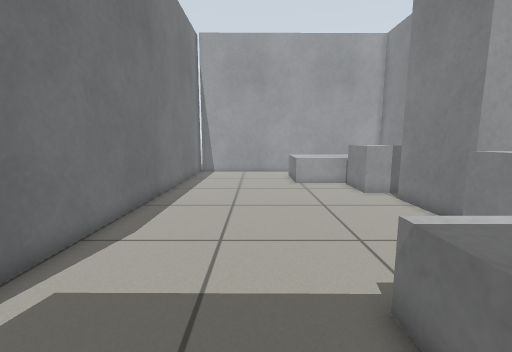
view 1 (above)

17 first-person views from a walk through a Gazebo world. The camera is 0.71 m above the floor, tilts 8° down and sees 90° across. The floor is counted in squares, 0.25 m on a side. Each view is taken from the middle of a square. On the plan, view 1 faces up. The plan holds only what a view shows up to about 19 squares ahead; the rest is blank. Robots are left out.

view 2
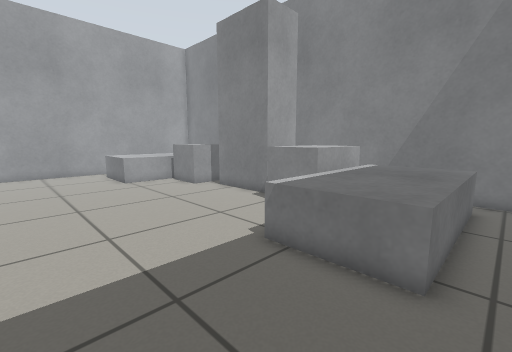

view 3
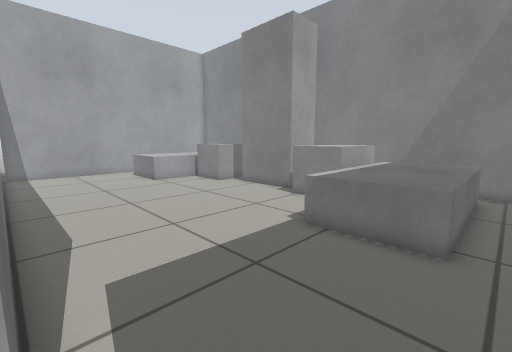

view 4
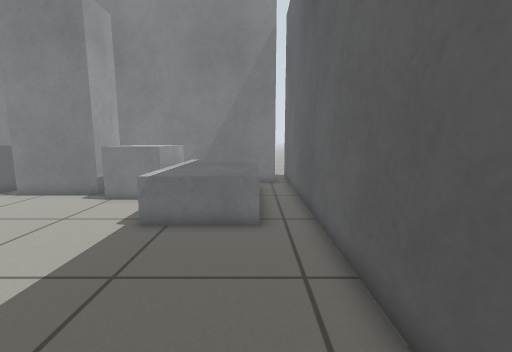

view 5
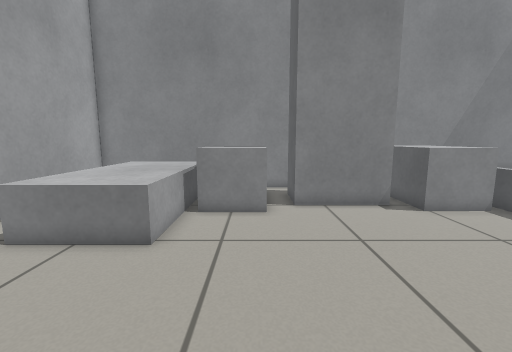

view 6
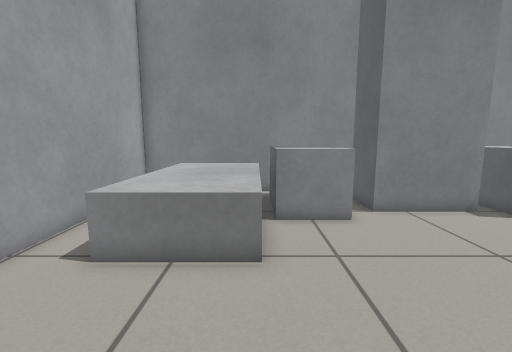

view 7
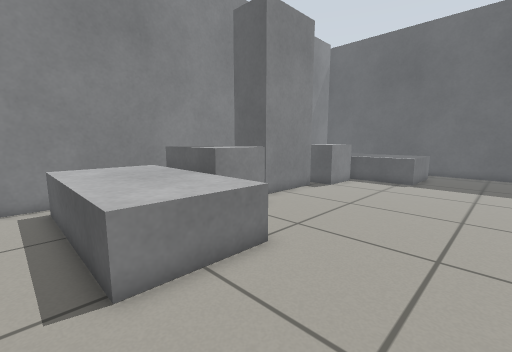

view 8
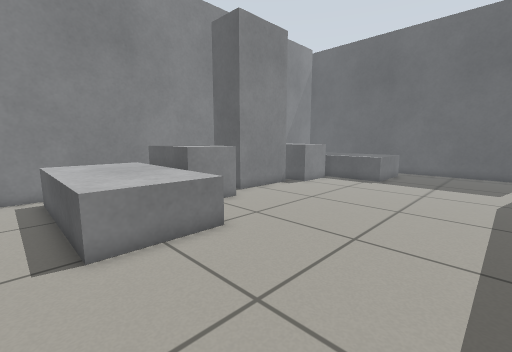

view 9
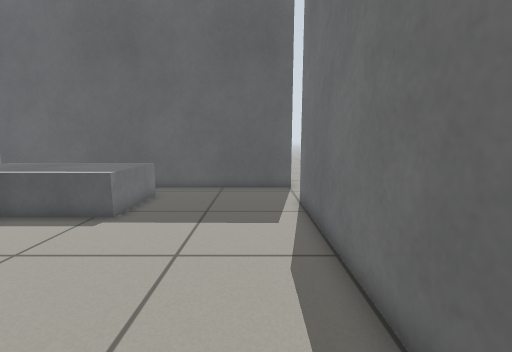

view 10
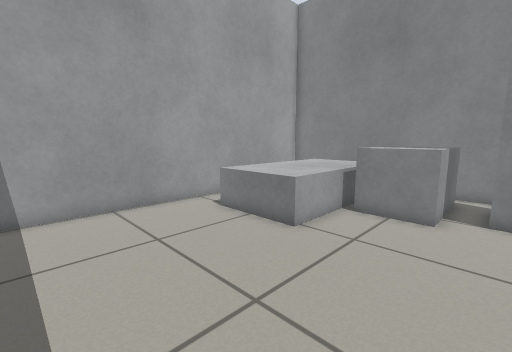

view 11
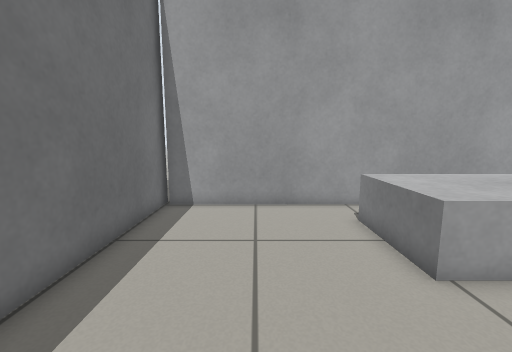

view 12
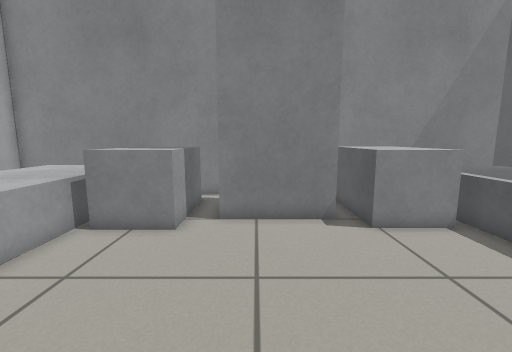

view 13
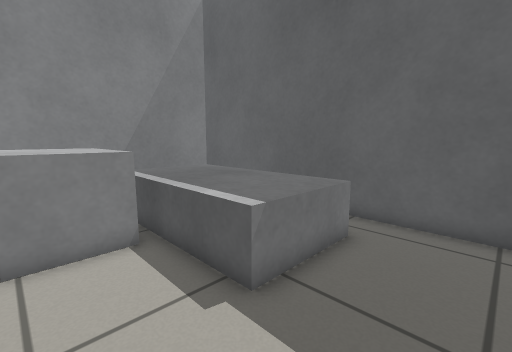

view 14
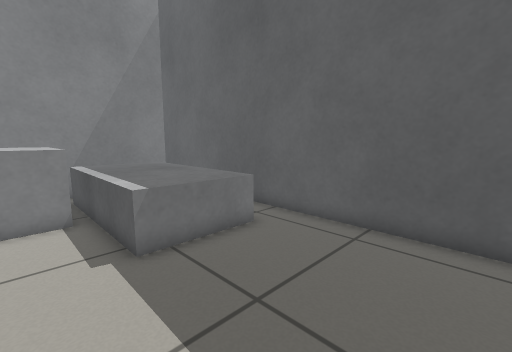

view 15
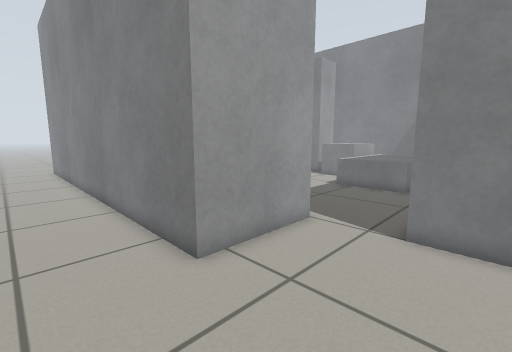

view 16
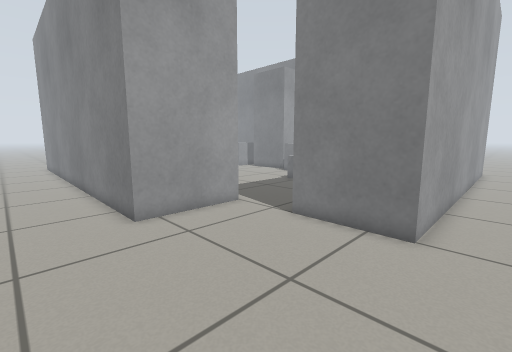

view 17
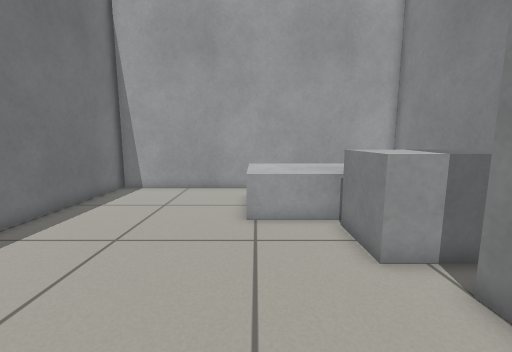

### Floor plan
Key: @ floor where view 1 was taken; # wall or solid block; . floor; B grey box.
Columns run from 13 left of view 1 to 13 right of it. Each row starts with its distance up from view 1.
 24         #
 23         #################
 22         #...............#
 21 ..      #.......BBBBBBBB#
 20 ...#    #.......BBBBBBBB#
 19 ...#    #.......BBBBBBBB#
 18 ...#    #.......BBBBBBBB#
 17 ...#    #.......BBBBBBBB#
 16 ...#    #..........BBBBB#
 15 ...#    #..........BBBBB#
 14 ...#    #..........BBBBB#
 13 ...#    #...............#
 12 ...#    #...........BBB.#
 11 ...#    #...........B   #
 10 ...#    #...........B   #
  9 ...#    #...........B   #
  8 ...#    #...........BBB #
  7 ...#    #..........BBBBB#
  6 ...#    #..........BBBBB#
  5 ...#    #..........BBBBB#
  4 ...#    #......BBBBBBBBB#
  3 ...#    #......BBBBBBBB #
  2 ...#    #......BBBBBBBB #
  1 ...######......BBBBBBBBB#
  0 .............@.BBBBBBBBB#
 -1 ........................#
 -2 ........###################
 -3 ........#
 -4 ........#
 -5  .......#
 -6   ......###################
 -7    .......................
 -8 .   ......................

Positions as (right, up) in squares from view 1, and headings:
1: (0, 0), facing up
2: (-3, -1), facing up-right
3: (-5, -1), facing up-right
4: (-6, 0), facing right
5: (-4, 14), facing right
6: (-3, 17), facing right
7: (-2, 22), facing down-right
8: (-4, 22), facing down-right
9: (-3, 13), facing down
10: (-4, 12), facing up-right
11: (-1, 12), facing up
12: (-2, 11), facing right
13: (-1, 7), facing down-right
14: (-4, 6), facing down-right
15: (-13, -4), facing up-right
16: (-13, -8), facing up-right
17: (3, 8), facing up
